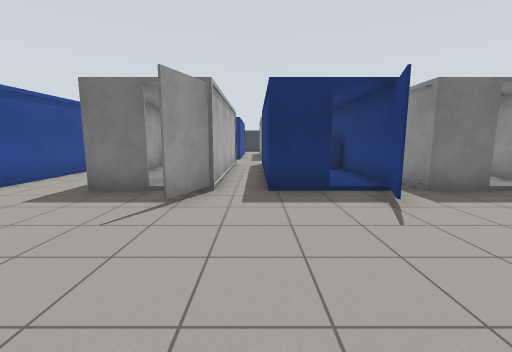
[1] (above)

24 first-person views from a walk through a world built for the Gazebo simulator. The camera is 1.2 m above the floor, tilts 8° down and sees 90° across. The floor is counted in squares, 1 m on a side. Each view is taken from the middle of a square. On the plan, view 1 faces up. The plan holds only what a view shows up to about 12 squares ahead; the rest is blank. The place goes on beyond the plan. Robots are left out. Surface patterns are stand-ins for the level's own textures.

[2]
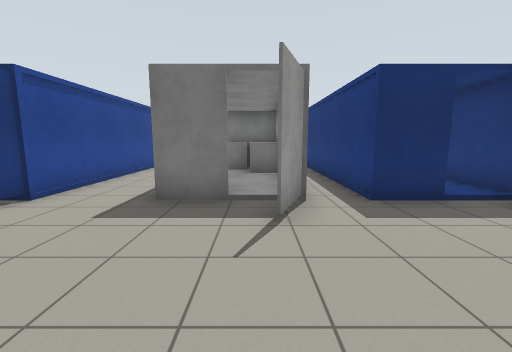

[3]
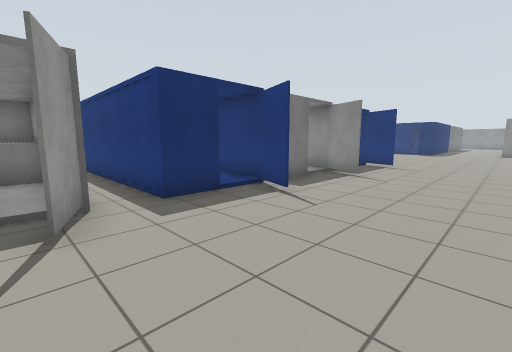

[4]
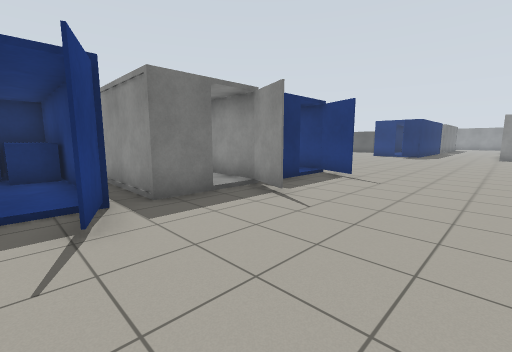

[5]
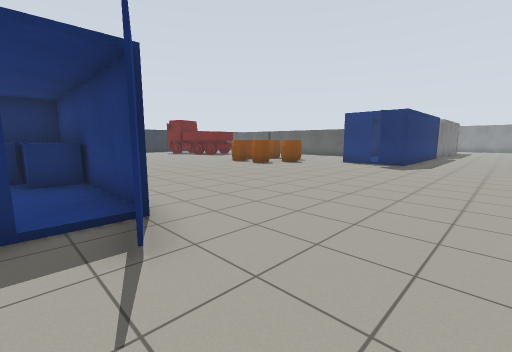

[6]
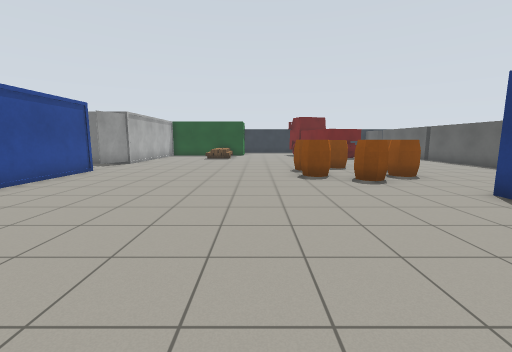

[7]
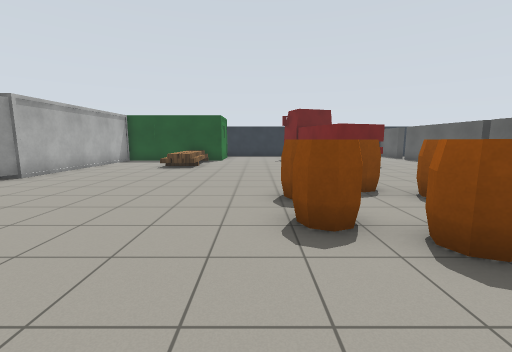

[8]
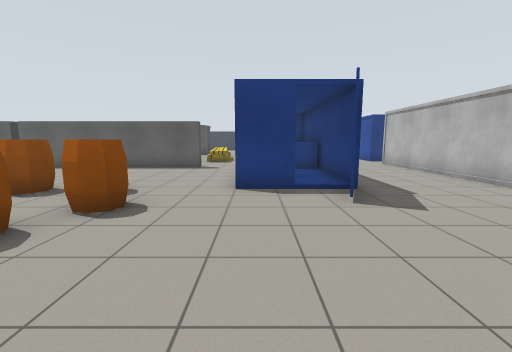

[9]
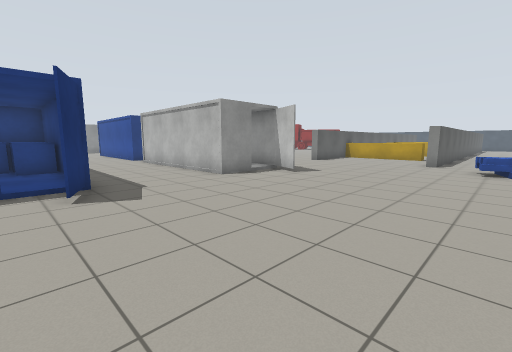

[10]
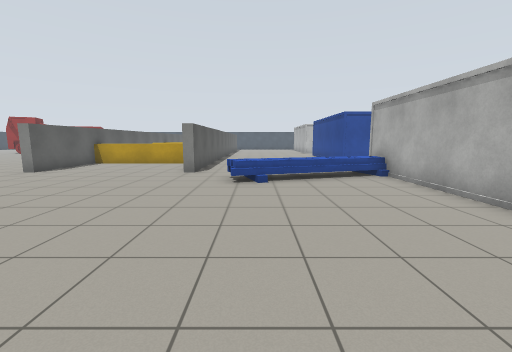

[11]
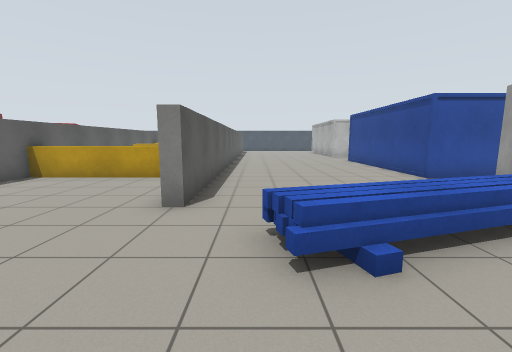

[12]
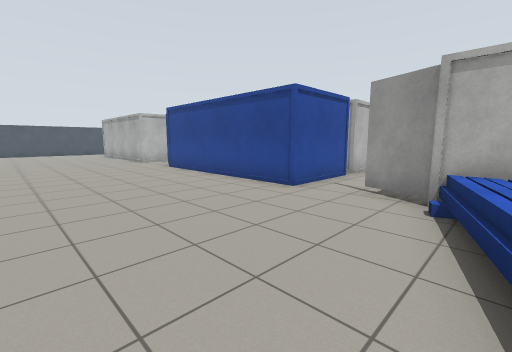

[13]
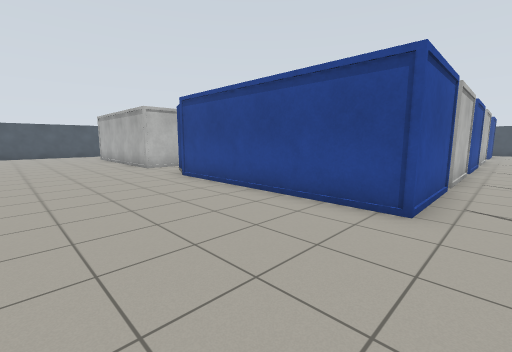

[14]
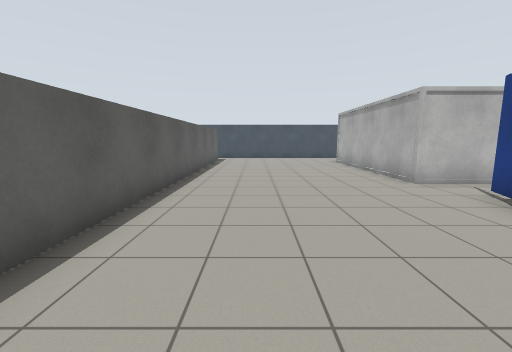

[15]
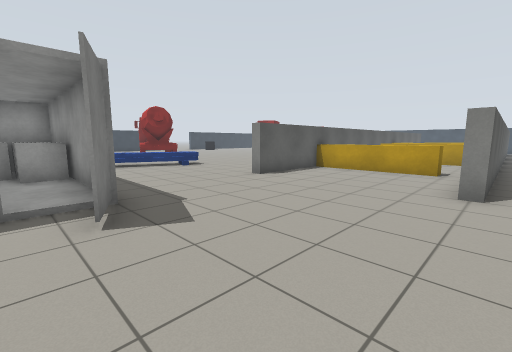

[16]
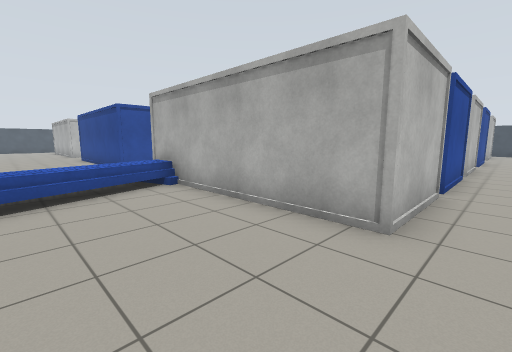

[17]
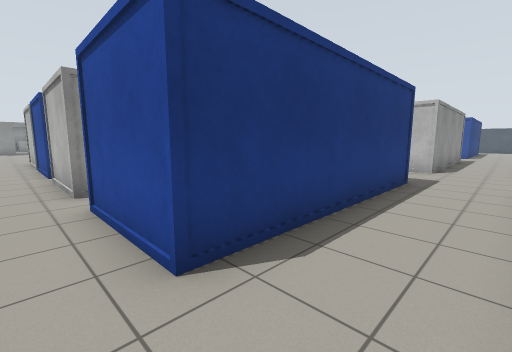

[18]
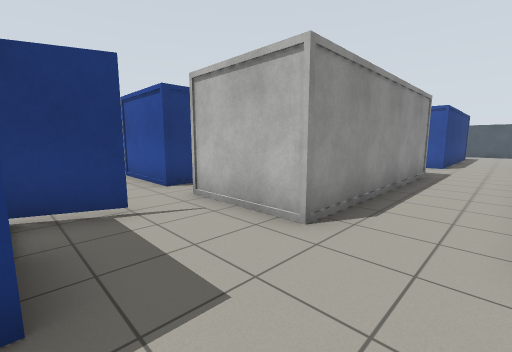

[19]
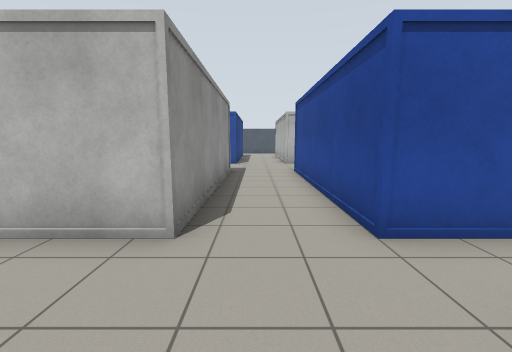

[20]
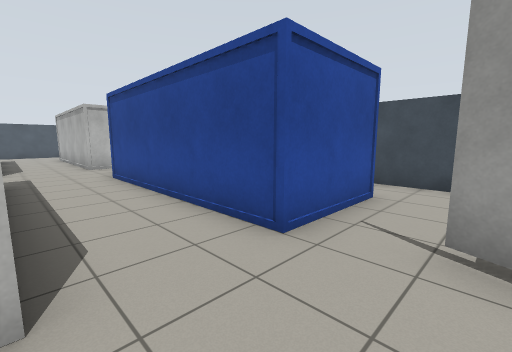

[21]
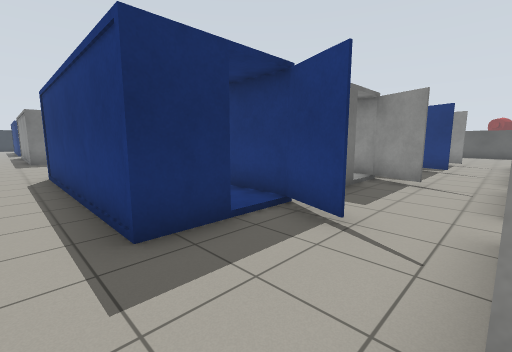

[22]
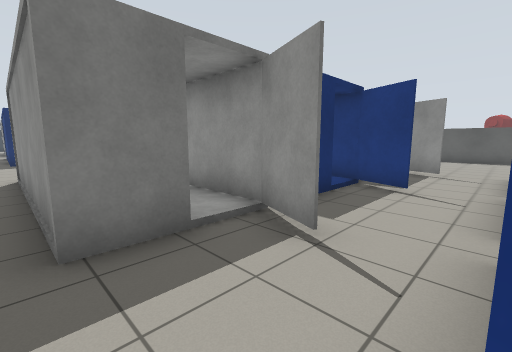

[23]
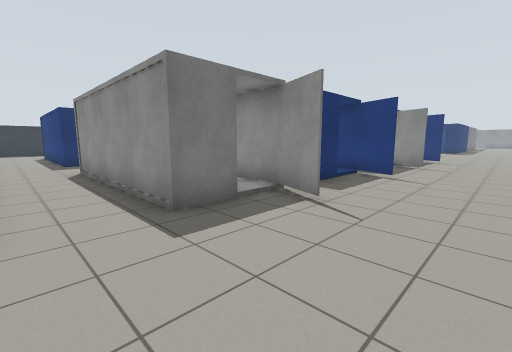

[24]
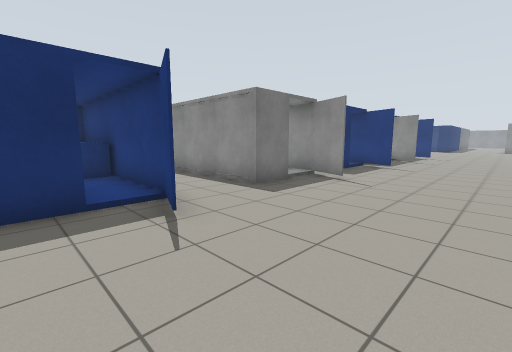

### Floor plan
Key: @ floor where view 1 was taken; # wall or solid block; . floor; = window, fence, low wall or low ledge; C container; B barrel; T truck; O other object.
Columns run from 9 left of view 1 to 27 right of it. Each row starts with its distance up from view 1.
 20                     C..OO....   T.. #
 19                     C..OO....  T... #
 18    ..               C........   ..  #
 17    ..C              C........   ..  #
 16    ..CC            CC........  ..  .#
 15    ...             C......... ... ..#
 14    ...             .........BBBB....#
 13   C..CCCC CCC     CC........B..B....#
 12   C..CCCC.CCC     CC........B..B....#
 11   C..CCCCC CC     CC........BBBB....#
 10   C..CCCCC CC     CCC................
  9   C..C CCC CCC     CC................
  8   C..C  CC  CC  C   C..........CCC
  7   C..C  CC  CC  C   C..........C   CC
  6 CCC..CC.CCCCCCC.CCCCC.........CCCCCCC
  5 ..C....CC...C...C..C................
  4 .....................................
  3 .....................................
  2 .....................................
  1 ...............................CCCCCC
  0    ..CCCC@CCCCCCCCCC...........C   CC
 -1    ..C   .C        C..........CCCCCCC
 -2    ..C   C         C...............
 -3    ..C   C         CC................
 -4    ..C   C          C...O............
 -5    ..C  CC  C       COOOOO...........
 -6    ..C  CC  C   C  OCOOO.............
 -7    ..CC.CCCCC C.C  CC.....#.....#....
 -8  .C....CC...C...C..C......#.....# ..
 -9 ..........................#.....#
-10 CCC..CCCC.CCCCCCCCCC......#.====#
-11   C..C   .C        C......#.==  #
-12   C..C             C......#..   #
-13   C..C             CC.....# .   #
-14   C..C              C.....# .   #
-15   C..C              C.....# =
-16   C..C              C.....#
-17   C..C              C.....#
-18    ...             C......#
-19   ....            ........#
-20   C..CC          CCC......#
-21   C..C             C......#
-22   C..C             C......#
-23   C..              CC.....#
-24                     C.....#
-25                     C.....#

Where each view was taken, in squares from view 1:
view 1: 0 up, 0 right, facing up
view 2: 1 up, 2 left, facing up
view 3: 1 up, 2 left, facing up-right
view 4: 1 up, 2 right, facing up-right
view 5: 2 up, 9 right, facing up-right
view 6: 3 up, 17 right, facing up
view 7: 8 up, 18 right, facing up
view 8: 8 up, 16 right, facing right
view 9: 7 up, 15 right, facing down-right
view 10: 3 up, 15 right, facing down
view 11: 2 down, 16 right, facing down
view 12: 6 down, 16 right, facing down-left
view 13: 9 down, 15 right, facing down-left
view 14: 13 down, 15 right, facing down
view 15: 0 up, 17 right, facing down-right
view 16: 1 up, 14 right, facing down-left
view 17: 1 up, 6 left, facing down-right
view 18: 7 down, 6 left, facing down-right
view 19: 7 down, 5 left, facing down
view 20: 8 down, 4 left, facing down-left
view 21: 10 down, 5 left, facing up-right
view 22: 10 down, 0 right, facing up-right
view 23: 2 up, 6 left, facing up-right
view 24: 1 up, 9 left, facing up-right
